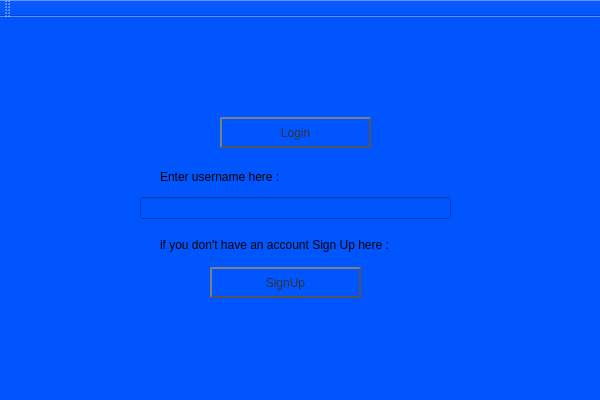
<?xml version="1.0" encoding="UTF-8"?>
<ui version="4.0">
 <class>ProjectModernCppClass</class>
 <widget class="QMainWindow" name="ProjectModernCppClass">
  <property name="geometry">
   <rect>
    <x>0</x>
    <y>0</y>
    <width>600</width>
    <height>400</height>
   </rect>
  </property>
  <property name="windowTitle">
   <string>ProjectModernCpp</string>
  </property>
  <property name="styleSheet">
   <string notr="true">background-color: rgb(0, 85, 255);</string>
  </property>
  <widget class="QWidget" name="centralWidget">
   <widget class="QPushButton" name="pushButton">
    <property name="geometry">
     <rect>
      <x>220</x>
      <y>100</y>
      <width>151</width>
      <height>31</height>
     </rect>
    </property>
    <property name="styleSheet">
     <string notr="true">QPushButton {
color: #333;
border: 2px solid #555;
border-radius: 20px;
border-style: outset;
background: qradialgradient(
cx: 0.3, cy: -0.4, fx: 0.3, fy: -0.4,
radius: 1.35, stop: 0 #fff, stop: 1 #888
);
padding: 5px;
}</string>
    </property>
    <property name="text">
     <string>Login</string>
    </property>
   </widget>
   <widget class="QPushButton" name="pushButton_2">
    <property name="geometry">
     <rect>
      <x>210</x>
      <y>250</y>
      <width>151</width>
      <height>31</height>
     </rect>
    </property>
    <property name="styleSheet">
     <string notr="true">QPushButton {
color: #333;
border: 2px solid #555;
border-radius: 20px;
border-style: outset;
background: qradialgradient(
cx: 0.3, cy: -0.4, fx: 0.3, fy: -0.4,
radius: 1.35, stop: 0 #fff, stop: 1 #888
);
padding: 5px;
}</string>
    </property>
    <property name="text">
     <string>SignUp</string>
    </property>
   </widget>
   <widget class="QLineEdit" name="lineEdit">
    <property name="geometry">
     <rect>
      <x>140</x>
      <y>180</y>
      <width>311</width>
      <height>22</height>
     </rect>
    </property>
   </widget>
   <widget class="QLabel" name="label">
    <property name="geometry">
     <rect>
      <x>160</x>
      <y>150</y>
      <width>231</width>
      <height>20</height>
     </rect>
    </property>
    <property name="styleSheet">
     <string notr="true">font: 700 14pt &quot;Segoe Print&quot;;</string>
    </property>
    <property name="text">
     <string>Enter username here :</string>
    </property>
   </widget>
   <widget class="QLabel" name="label_2">
    <property name="geometry">
     <rect>
      <x>160</x>
      <y>220</y>
      <width>241</width>
      <height>16</height>
     </rect>
    </property>
    <property name="styleSheet">
     <string notr="true">font: 700 12pt &quot;Segoe UI&quot;;
font: 700 9pt &quot;Arial&quot;;</string>
    </property>
    <property name="text">
     <string>if you don't have an account Sign Up here :</string>
    </property>
   </widget>
  </widget>
  <widget class="QMenuBar" name="menuBar">
   <property name="geometry">
    <rect>
     <x>0</x>
     <y>0</y>
     <width>600</width>
     <height>22</height>
    </rect>
   </property>
  </widget>
  <widget class="QToolBar" name="mainToolBar">
   <attribute name="toolBarArea">
    <enum>TopToolBarArea</enum>
   </attribute>
   <attribute name="toolBarBreak">
    <bool>false</bool>
   </attribute>
  </widget>
  <widget class="QStatusBar" name="statusBar"/>
 </widget>
 <layoutdefault spacing="6" margin="11"/>
 <resources>
  <include location="ProjectModernCpp.qrc"/>
 </resources>
 <connections/>
</ui>
